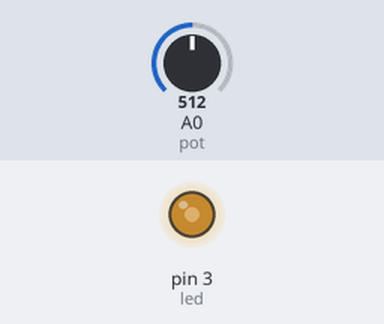
A sketch run on a simulated Arduino Uno, built with avr-gcc and run on an emulated ATmega328P. On the bench: output pins drawn as LEDs (lit = HIGH). The test bench sets the inputs (shaded band); at power-on: A0 (pot) = 512.

Above: at 1.2 s.
1.3 s: A0 (pot) set to 716
At 2.3 s:
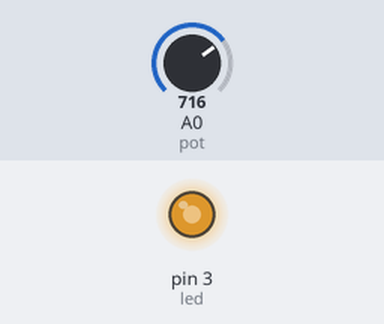
2.8 s: A0 (pot) set to 900
At 3.4 s:
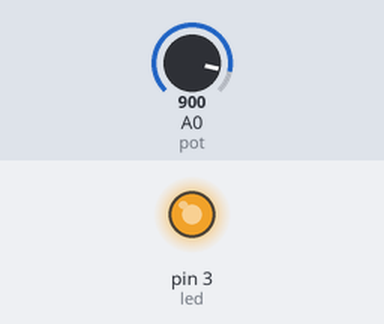
4.3 s: A0 (pot) set to 122
At 4.6 s:
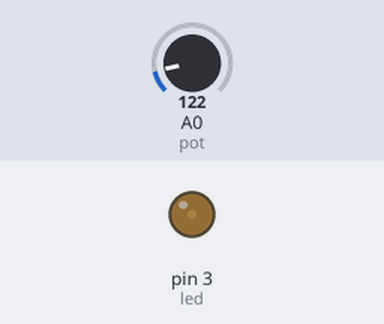
5.8 s: A0 (pot) set to 0
At 6.9 s:
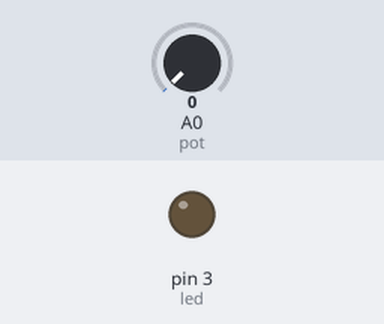
7.3 s: A0 (pot) set to 511
At 8.1 s:
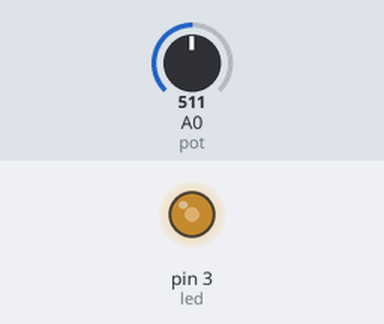
Timing chart, 0 to 9.8 s (numbered marks = the images above; inputs shaded):
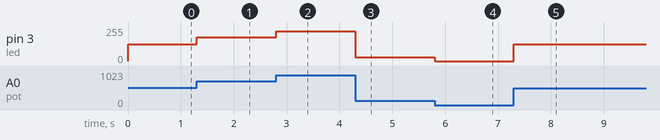

Measured:
- after the input at 1.3 s, pin 3 (led): 127/255 → 178/255 at once
- after the input at 2.8 s, pin 3 (led): 178/255 → 224/255 at once
- after the input at 4.3 s, pin 3 (led): 224/255 → 30/255 at once
- after the input at 5.8 s, pin 3 (led): 30/255 → 0/255 at once
- after the input at 7.3 s, pin 3 (led): 0/255 → 127/255 at once

The sketch:

carlos_ceballos_3er_practica2.ino
```cpp
/*Fundacion Kinal
  Centro educativo tecnico laboral kinal
  Quinto perito
  Quinto electronica
  Codigo Tecnico:EB5AV
  Curso: taller de electronica digital
  Proyecto:Interrupciones por software
  Dev: Carlos Enrique Ceballos Vilanueva
  fecha: 8/06/2023 */


#define led 3
#define pot A0

//variables insigned
int intensidad;
int brillo; // marca la intensidad de brillo

void setup () {
  pinMode(led, OUTPUT);
}
void loop () {
  // map usado para los valores del potenciometro
  intensidad = analogRead(pot);
  intensidad  = map(analogRead(pot), 0, 1023, 0, 255);
analogWrite(led, intensidad);
}
```
